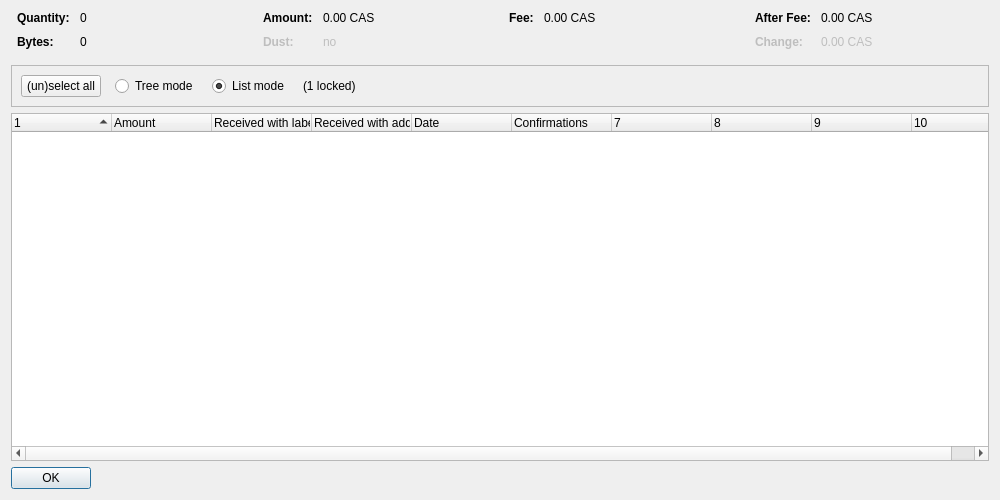
<?xml version="1.0" encoding="UTF-8"?>
<ui version="4.0">
 <class>CoinControlDialog</class>
 <widget class="QDialog" name="CoinControlDialog">
  <property name="geometry">
   <rect>
    <x>0</x>
    <y>0</y>
    <width>1000</width>
    <height>500</height>
   </rect>
  </property>
  <property name="windowTitle">
   <string>Coin Selection</string>
  </property>
  <layout class="QVBoxLayout" name="verticalLayout">
   <item>
    <layout class="QHBoxLayout" name="horizontalLayoutTop" stretch="0,0,0,0">
     <property name="topMargin">
      <number>0</number>
     </property>
     <property name="bottomMargin">
      <number>10</number>
     </property>
     <item>
      <layout class="QFormLayout" name="formLayoutCoinControl1">
       <property name="horizontalSpacing">
        <number>10</number>
       </property>
       <property name="verticalSpacing">
        <number>10</number>
       </property>
       <property name="leftMargin">
        <number>6</number>
       </property>
       <property name="rightMargin">
        <number>6</number>
       </property>
       <item row="0" column="0">
        <widget class="QLabel" name="labelCoinControlQuantityText">
         <property name="font">
          <font>
           <weight>75</weight>
           <bold>true</bold>
          </font>
         </property>
         <property name="text">
          <string>Quantity:</string>
         </property>
        </widget>
       </item>
       <item row="0" column="1">
        <widget class="QLabel" name="labelCoinControlQuantity">
         <property name="cursor">
          <cursorShape>IBeamCursor</cursorShape>
         </property>
         <property name="contextMenuPolicy">
          <enum>Qt::ActionsContextMenu</enum>
         </property>
         <property name="text">
          <string notr="true">0</string>
         </property>
         <property name="textInteractionFlags">
          <set>Qt::LinksAccessibleByMouse|Qt::TextSelectableByKeyboard|Qt::TextSelectableByMouse</set>
         </property>
        </widget>
       </item>
       <item row="1" column="0">
        <widget class="QLabel" name="labelCoinControlBytesText">
         <property name="font">
          <font>
           <weight>75</weight>
           <bold>true</bold>
          </font>
         </property>
         <property name="text">
          <string>Bytes:</string>
         </property>
        </widget>
       </item>
       <item row="1" column="1">
        <widget class="QLabel" name="labelCoinControlBytes">
         <property name="cursor">
          <cursorShape>IBeamCursor</cursorShape>
         </property>
         <property name="contextMenuPolicy">
          <enum>Qt::ActionsContextMenu</enum>
         </property>
         <property name="text">
          <string notr="true">0</string>
         </property>
         <property name="textInteractionFlags">
          <set>Qt::LinksAccessibleByMouse|Qt::TextSelectableByKeyboard|Qt::TextSelectableByMouse</set>
         </property>
        </widget>
       </item>
      </layout>
     </item>
     <item>
      <layout class="QFormLayout" name="formLayoutCoinControl2">
       <property name="horizontalSpacing">
        <number>10</number>
       </property>
       <property name="verticalSpacing">
        <number>10</number>
       </property>
       <property name="leftMargin">
        <number>6</number>
       </property>
       <property name="rightMargin">
        <number>6</number>
       </property>
       <item row="0" column="0">
        <widget class="QLabel" name="labelCoinControlAmountText">
         <property name="font">
          <font>
           <weight>75</weight>
           <bold>true</bold>
          </font>
         </property>
         <property name="text">
          <string>Amount:</string>
         </property>
        </widget>
       </item>
       <item row="0" column="1">
        <widget class="QLabel" name="labelCoinControlAmount">
         <property name="cursor">
          <cursorShape>IBeamCursor</cursorShape>
         </property>
         <property name="contextMenuPolicy">
          <enum>Qt::ActionsContextMenu</enum>
         </property>
         <property name="text">
          <string notr="true">0.00 CAS</string>
         </property>
         <property name="textInteractionFlags">
          <set>Qt::LinksAccessibleByMouse|Qt::TextSelectableByKeyboard|Qt::TextSelectableByMouse</set>
         </property>
        </widget>
       </item>
       <item row="1" column="0">
        <widget class="QLabel" name="labelCoinControlLowOutputText">
         <property name="enabled">
          <bool>false</bool>
         </property>
         <property name="font">
          <font>
           <weight>75</weight>
           <bold>true</bold>
          </font>
         </property>
         <property name="text">
          <string>Dust:</string>
         </property>
        </widget>
       </item>
       <item row="1" column="1">
        <widget class="QLabel" name="labelCoinControlLowOutput">
         <property name="enabled">
          <bool>false</bool>
         </property>
         <property name="cursor">
          <cursorShape>IBeamCursor</cursorShape>
         </property>
         <property name="contextMenuPolicy">
          <enum>Qt::ActionsContextMenu</enum>
         </property>
         <property name="text">
          <string notr="true">no</string>
         </property>
         <property name="textInteractionFlags">
          <set>Qt::LinksAccessibleByMouse|Qt::TextSelectableByKeyboard|Qt::TextSelectableByMouse</set>
         </property>
        </widget>
       </item>
      </layout>
     </item>
     <item>
      <layout class="QFormLayout" name="formLayoutCoinControl3">
       <property name="horizontalSpacing">
        <number>10</number>
       </property>
       <property name="verticalSpacing">
        <number>10</number>
       </property>
       <property name="leftMargin">
        <number>6</number>
       </property>
       <property name="rightMargin">
        <number>6</number>
       </property>
       <item row="0" column="0">
        <widget class="QLabel" name="labelCoinControlFeeText">
         <property name="font">
          <font>
           <weight>75</weight>
           <bold>true</bold>
          </font>
         </property>
         <property name="text">
          <string>Fee:</string>
         </property>
        </widget>
       </item>
       <item row="0" column="1">
        <widget class="QLabel" name="labelCoinControlFee">
         <property name="cursor">
          <cursorShape>IBeamCursor</cursorShape>
         </property>
         <property name="contextMenuPolicy">
          <enum>Qt::ActionsContextMenu</enum>
         </property>
         <property name="text">
          <string notr="true">0.00 CAS</string>
         </property>
         <property name="textInteractionFlags">
          <set>Qt::LinksAccessibleByMouse|Qt::TextSelectableByKeyboard|Qt::TextSelectableByMouse</set>
         </property>
        </widget>
       </item>
      </layout>
     </item>
     <item>
      <layout class="QFormLayout" name="formLayoutCoinControl4">
       <property name="horizontalSpacing">
        <number>10</number>
       </property>
       <property name="verticalSpacing">
        <number>10</number>
       </property>
       <property name="leftMargin">
        <number>6</number>
       </property>
       <property name="rightMargin">
        <number>6</number>
       </property>
       <item row="0" column="0">
        <widget class="QLabel" name="labelCoinControlAfterFeeText">
         <property name="font">
          <font>
           <weight>75</weight>
           <bold>true</bold>
          </font>
         </property>
         <property name="text">
          <string>After Fee:</string>
         </property>
        </widget>
       </item>
       <item row="0" column="1">
        <widget class="QLabel" name="labelCoinControlAfterFee">
         <property name="cursor">
          <cursorShape>IBeamCursor</cursorShape>
         </property>
         <property name="contextMenuPolicy">
          <enum>Qt::ActionsContextMenu</enum>
         </property>
         <property name="text">
          <string notr="true">0.00 CAS</string>
         </property>
         <property name="textInteractionFlags">
          <set>Qt::LinksAccessibleByMouse|Qt::TextSelectableByKeyboard|Qt::TextSelectableByMouse</set>
         </property>
        </widget>
       </item>
       <item row="1" column="0">
        <widget class="QLabel" name="labelCoinControlChangeText">
         <property name="enabled">
          <bool>false</bool>
         </property>
         <property name="font">
          <font>
           <weight>75</weight>
           <bold>true</bold>
          </font>
         </property>
         <property name="text">
          <string>Change:</string>
         </property>
        </widget>
       </item>
       <item row="1" column="1">
        <widget class="QLabel" name="labelCoinControlChange">
         <property name="enabled">
          <bool>false</bool>
         </property>
         <property name="cursor">
          <cursorShape>IBeamCursor</cursorShape>
         </property>
         <property name="contextMenuPolicy">
          <enum>Qt::ActionsContextMenu</enum>
         </property>
         <property name="text">
          <string notr="true">0.00 CAS</string>
         </property>
         <property name="textInteractionFlags">
          <set>Qt::LinksAccessibleByMouse|Qt::TextSelectableByKeyboard|Qt::TextSelectableByMouse</set>
         </property>
        </widget>
       </item>
      </layout>
     </item>
    </layout>
   </item>
   <item>
    <widget class="QFrame" name="frame">
     <property name="minimumSize">
      <size>
       <width>0</width>
       <height>40</height>
      </size>
     </property>
     <property name="frameShape">
      <enum>QFrame::StyledPanel</enum>
     </property>
     <property name="frameShadow">
      <enum>QFrame::Sunken</enum>
     </property>
     <layout class="QHBoxLayout" name="horizontalLayout">
      <item>
       <layout class="QHBoxLayout" name="horizontalLayoutPanel" stretch="0,0,0,0,0">
        <property name="spacing">
         <number>14</number>
        </property>
        <item>
         <widget class="QPushButton" name="pushButtonSelectAll">
          <property name="sizePolicy">
           <sizepolicy hsizetype="Maximum" vsizetype="Fixed">
            <horstretch>0</horstretch>
            <verstretch>0</verstretch>
           </sizepolicy>
          </property>
          <property name="text">
           <string>(un)select all</string>
          </property>
          <property name="autoDefault">
           <bool>false</bool>
          </property>
         </widget>
        </item>
        <item>
         <widget class="QRadioButton" name="radioTreeMode">
          <property name="sizePolicy">
           <sizepolicy hsizetype="Maximum" vsizetype="Fixed">
            <horstretch>0</horstretch>
            <verstretch>0</verstretch>
           </sizepolicy>
          </property>
          <property name="text">
           <string>Tree mode</string>
          </property>
         </widget>
        </item>
        <item>
         <widget class="QRadioButton" name="radioListMode">
          <property name="sizePolicy">
           <sizepolicy hsizetype="Maximum" vsizetype="Fixed">
            <horstretch>0</horstretch>
            <verstretch>0</verstretch>
           </sizepolicy>
          </property>
          <property name="text">
           <string>List mode</string>
          </property>
          <property name="checked">
           <bool>true</bool>
          </property>
         </widget>
        </item>
        <item>
         <widget class="QLabel" name="labelLocked">
          <property name="text">
           <string notr="true">(1 locked)</string>
          </property>
         </widget>
        </item>
        <item>
         <spacer name="horizontalSpacer">
          <property name="orientation">
           <enum>Qt::Horizontal</enum>
          </property>
          <property name="sizeHint" stdset="0">
           <size>
            <width>40</width>
            <height>20</height>
           </size>
          </property>
         </spacer>
        </item>
       </layout>
      </item>
     </layout>
    </widget>
   </item>
   <item>
    <widget class="CoinControlTreeWidget" name="treeWidget">
     <property name="contextMenuPolicy">
      <enum>Qt::CustomContextMenu</enum>
     </property>
     <property name="sortingEnabled">
      <bool>false</bool>
     </property>
     <property name="columnCount">
      <number>10</number>
     </property>
     <attribute name="headerShowSortIndicator" stdset="0">
      <bool>true</bool>
     </attribute>
     <attribute name="headerStretchLastSection">
      <bool>false</bool>
     </attribute>
     <column>
      <property name="text">
       <string/>
      </property>
     </column>
     <column>
      <property name="text">
       <string>Amount</string>
      </property>
     </column>
     <column>
      <property name="text">
       <string>Received with label</string>
      </property>
     </column>
     <column>
      <property name="text">
       <string>Received with address</string>
      </property>
     </column>
     <column>
      <property name="text">
       <string>Date</string>
      </property>
     </column>
     <column>
      <property name="text">
       <string>Confirmations</string>
      </property>
      <property name="toolTip">
       <string>Confirmed</string>
      </property>
     </column>
     <column>
      <property name="text">
       <string/>
      </property>
     </column>
     <column>
      <property name="text">
       <string/>
      </property>
     </column>
     <column>
      <property name="text">
       <string/>
      </property>
     </column>
     <column>
      <property name="text">
       <string/>
      </property>
     </column>
    </widget>
   </item>
   <item>
    <widget class="QDialogButtonBox" name="buttonBox">
     <property name="sizePolicy">
      <sizepolicy hsizetype="Maximum" vsizetype="Fixed">
       <horstretch>0</horstretch>
       <verstretch>0</verstretch>
      </sizepolicy>
     </property>
     <property name="orientation">
      <enum>Qt::Horizontal</enum>
     </property>
     <property name="standardButtons">
      <set>QDialogButtonBox::Ok</set>
     </property>
    </widget>
   </item>
  </layout>
 </widget>
 <customwidgets>
  <customwidget>
   <class>CoinControlTreeWidget</class>
   <extends>QTreeWidget</extends>
   <header>qt/coincontroltreewidget.h</header>
  </customwidget>
 </customwidgets>
 <resources/>
 <connections/>
</ui>
